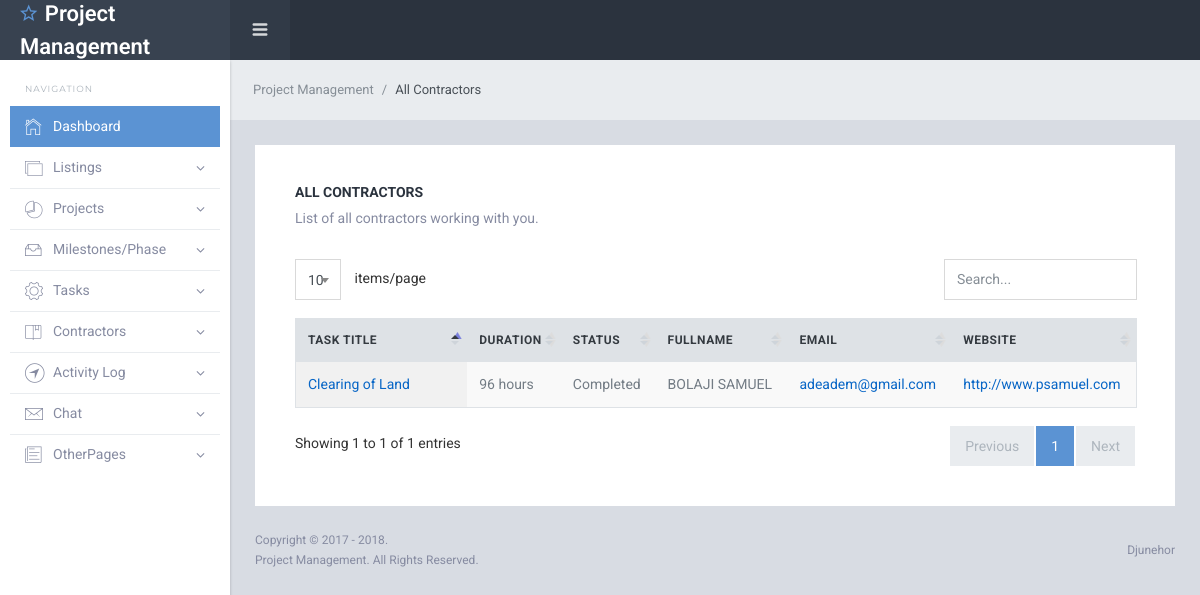
Page /manager/AllContractors.php (signed in) on the committed database.
### tables this page shows
CREATE TABLE `options` (
  `website_code` varchar(100) NOT NULL,
  `admin_email` varchar(255) DEFAULT NULL,
  `admin_phone` varchar(20) NOT NULL,
  `admin_tw` varchar(100) NOT NULL,
  `admin_fb` varchar(100) NOT NULL,
  `admin_lk` varchar(100) NOT NULL,
  `website_name` varchar(100) NOT NULL,
  `website_tag` varchar(250) NOT NULL,
  `meta_desc` text NOT NULL,
  `about` varchar(250) NOT NULL,
  `contact_address` varchar(250) NOT NULL
);

CREATE TABLE `projects` (
  `projectID` int(25) NOT NULL,
  `title` varchar(250) NOT NULL,
  `detail` text NOT NULL,
  `managerID` int(25) NOT NULL,
  `startDate` int(25) NOT NULL,
  `endDate` int(25) NOT NULL,
  `budget` int(25) NOT NULL,
  `projectStatus` int(11) NOT NULL,
  `addDate` int(25) NOT NULL,
  `pslug` varchar(200) NOT NULL
);

CREATE TABLE `tasks` (
  `taskID` int(25) NOT NULL,
  `projectID` int(25) NOT NULL,
  `milestoneID` int(25) NOT NULL,
  `managerID` int(25) NOT NULL,
  `tdetail` text NOT NULL,
  `addDate` int(25) NOT NULL,
  `duration` int(25) NOT NULL,
  `dependID` int(1) NOT NULL,
  `ttitle` varchar(100) NOT NULL
);

CREATE TABLE `statuses` (
  `statusID` int(1) NOT NULL,
  `sdetail` varchar(50) NOT NULL
);

CREATE TABLE `employees` (
  `employeeID` int(25) NOT NULL,
  `password` varchar(100) NOT NULL,
  `fullname` varchar(100) NOT NULL,
  `jobDesc` varchar(100) NOT NULL,
  `joinDate` int(25) NOT NULL,
  `lastLogin` int(25) NOT NULL,
  `email` varchar(100) NOT NULL,
  `website` varchar(240) NOT NULL,
  `phone` varchar(50) NOT NULL,
  `photo` varchar(100) NOT NULL,
  `lastseen` int(25) NOT NULL,
  `lasturl` varchar(200) NOT NULL
);

### includes/config.php (called while the page is built, shortened)
<?php
$servername = "localhost";
$username = "root";
$password = "";
$dbname = "project";
$con = new mysqli($servername, $username, $password, $dbname);
$website_code = '0X&KHJ22hast';
$option_table = "options";
$project_table = "projects";
$employee_table = "employees";
$task_table = "tasks";
$status_table = "statuses";
$assigned_table = "assigned";
$option = mysqli_fetch_assoc(mysqli_query($con,"SELECT * FROM $option_table WHERE website_code='$website_code'"));
?>

### manager/AllContractors.php (the view, shortened to what this page needs)
<?php
$page_name = "All Contractors";
include '../views/manager_header.php'; ?>
 <link href="../lib/font-awesome/css/font-awesome.css" rel="stylesheet">
    <link href="../lib/Ionicons/css/ionicons.css" rel="stylesheet">
    <link href="../lib/perfect-scrollbar/css/perfect-scrollbar.css" rel="stylesheet">
    <link href="../lib/highlightjs/github.css" rel="stylesheet">
    <link href="../lib/datatables/jquery.dataTables.css" rel="stylesheet">
    <link href="../lib/select2/css/select2.min.css" rel="stylesheet">
    <link rel="stylesheet" href="../css/starlight.css">
  <div class="sl-mainpanel">
     <nav class="breadcrumb sl-breadcrumb">
        <a class="breadcrumb-item" href="index"><?php echo $option['website_name']; ?></a>
        <span class="breadcrumb-item active"><?php echo $page_name; ?></span>
      </nav>
      <div class="sl-pagebody">
	  <div class="card pd-20 pd-sm-40">
          <h6 class="card-body-title">All Contractors</h6>
         <p class="mg-b-20 mg-sm-b-30">List of all contractors working with you.</p>
          <div class="table-wrapper">
            <table id="datatable1" class="table display responsive nowrap">
              <thead>
                <tr>
                  <th class="wd-20p">Task Title</th>
                  <th class="wd-10p">Duration</th>
                  <th class="wd-10p">Status</th>
                  <th class="wd-10p">FullName</th>
                  <th class="wd-10p">Email</th>
                  <th class="wd-10p">Website</th>
                </tr>
              </thead>
			  <tbody>
			  <?php
			  $q8 = mysqli_query($con,"select * from $project_table inner join $task_table on $project_table.projectID=$task_table.projectID inner join $assigned_table on $task_table.taskID=$assigned_table.taskID inner join $employee_table on $assigned_table.employeeEmail=$employee_table.email where $project_table.managerID='$managerID'") or die(mysqli_error($con));
			   while($v = mysqli_fetch_assoc($q8))
 {
	 ?>
                <tr class="<?php echo $v['id']; ?>">
                  <td><a href="ViewTask?id=<?php echo $v['taskID']; ?>"><?php echo $v['ttitle']; ?></a></td>
                  <td><?php echo $v['duration']." hours"; ?></td>
                  <td><?php $e=mysqli_fetch_assoc(mysqli_query($con,"SELECT sdetail FROM $status_table WHERE statusID='".$v['astatus']."'")); echo $e['sdetail']; ?></td>
                  <td><?php echo $v['fullname']; ?></td>
                  <td><a href="ViewContractor?id=<?php echo $v['employeeID']; ?>"><?php echo $v['email']; ?></a></td>
                  <td><a href="<?php echo $v['website']; ?>"><?php echo $v['website']; ?></a></td>
                </tr>
 <?php } ?>
				 </tbody>
            </table>
          </div>
        </div>
</div>
<?php include '../views/manager_footer.php'; ?>

### views/manager_header.php (shortened to what this page needs)
<?php
include_once '../includes/config.php';
if(!isset($_SESSION['managerID']) && !isset($_COOKIE['managerID'])) {header("Location: SigninPage"); exit();}
else
{
$managerID = $_SESSION['managerID'] ? $_SESSION['managerID']: $_COOKIE['managerID'];
}
?>
<!DOCTYPE html>
<html lang="en">
  <head>
  </head>
  <body>
    <div class="sl-logo"><a href="index"><i class="icon ion-android-star-outline"></i> <?php echo $option['website_name']; ?></a></div>
    <div class="sl-sideleft">
      <label class="sidebar-label">Navigation</label>
      <div class="sl-sideleft-menu">
        <a href="index" class="sl-menu-link active">
          <div class="sl-menu-item">
            <i class="menu-item-icon icon ion-ios-home-outline tx-22"></i>
            <span class="menu-item-label">Dashboard</span>
          </div>
        </a>
		<a  class="sl-menu-link">
          <div class="sl-menu-item">
            <i class="menu-item-icon icon ion-ios-photos-outline tx-20"></i>
            <span class="menu-item-label">Listings</span>
            <i class="menu-item-arrow fa fa-angle-down"></i>
          </div>
        </a>
        <a  class="sl-menu-link">
          <div class="sl-menu-item">
            <i class="menu-item-icon ion-ios-pie-outline tx-20"></i>
            <span class="menu-item-label">Projects</span>
            <i class="menu-item-arrow fa fa-angle-down"></i>
          </div>
        </a>
        <a  class="sl-menu-link">
          <div class="sl-menu-item">
            <i class="menu-item-icon icon ion-ios-filing-outline tx-24"></i>
            <span class="menu-item-label">Milestones/Phase</span>
            <i class="menu-item-arrow fa fa-angle-down"></i>
          </div>
        </a>
		<a class="sl-menu-link">
          <div class="sl-menu-item">
            <i class="menu-item-icon icon ion-ios-gear-outline tx-24"></i>
            <span class="menu-item-label">Tasks</span>
            <i class="menu-item-arrow fa fa-angle-down"></i>
          </div>
        </a>
        <a class="sl-menu-link">
          <div class="sl-menu-item">
            <i class="menu-item-icon icon ion-ios-bookmarks-outline tx-20"></i>
            <span class="menu-item-label">Contractors</span>
            <i class="menu-item-arrow fa fa-angle-down"></i>
          </div>
        </a>
        <a class="sl-menu-link">
          <div class="sl-menu-item">
            <i class="menu-item-icon icon ion-ios-navigate-outline tx-24"></i>
            <span class="menu-item-label">Activity Log</span>
            <i class="menu-item-arrow fa fa-angle-down"></i>
          </div>
        </a>
        <a class="sl-menu-link">
          <div class="sl-menu-item">
            <i class="menu-item-icon icon ion-ios-email-outline tx-24"></i>
            <span class="menu-item-label">Chat</span>
			<i class="menu-item-arrow fa fa-angle-down"></i>
          </div>
        </a>
        <a class="sl-menu-link">
          <div class="sl-menu-item">
            <i class="menu-item-icon icon ion-ios-paper-outline tx-22"></i>
            <span class="menu-item-label">OtherPages</span>
            <i class="menu-item-arrow fa fa-angle-down"></i>
          </div>
        </a>
      </div>
      <br>
    </div>
    <div class="sl-header">
      <div class="sl-header-left">
        <div class="navicon-left hidden-md-down"><a id="btnLeftMenu" href=""><i class="icon ion-navicon-round"></i></a></div>
      </div>
      <div class="sl-header-right">
        <nav class="nav">
          <div class="dropdown">
            <a class="nav-link nav-link-profile" data-toggle="dropdown">
            </a>
          </div>
        </nav>
      </div>
    </div>

### views/manager_footer.php
<footer class="sl-footer">
        <div class="footer-left">
          <div class="mg-b-2">Copyright &copy; 2017 - <?php echo date('Y',time());?>.</div>
          <div><?php echo $option['website_name']; ?>. All Rights Reserved.</div>
        </div>
        <div class="footer-right d-flex align-items-center">
          <?php echo 'Djunehor'; ?>
		  </div>
      </footer>
    </div>
  </body>
</html>

### rows in the picture
options: website_name "Project Management"
projects: tasks.ttitle "Clearing of Land", tasks.duration "96", statuses.sdetail "Completed", employees.fullname "BOLAJI SAMUEL", employees.email "adeadem@gmail.com", employees.website "http://www.psamuel.com"

### other values in the picture
$page_name "All Contractors"
